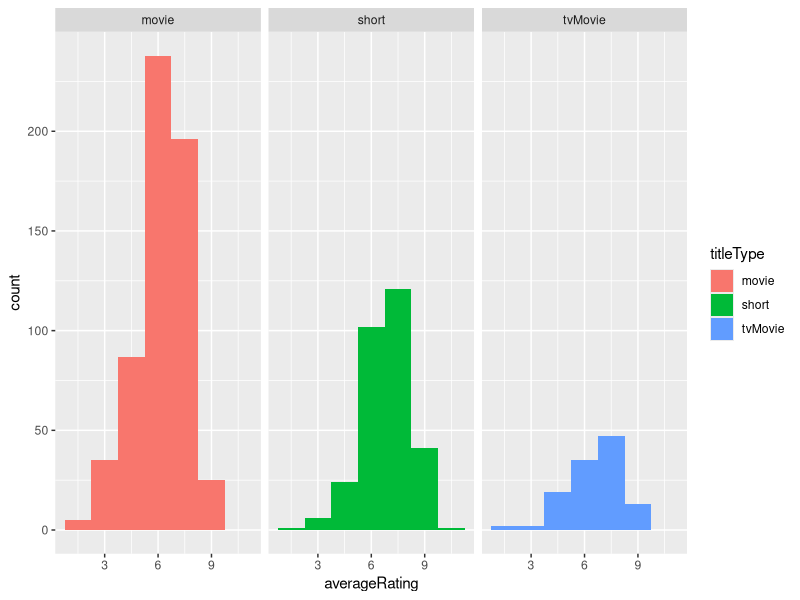
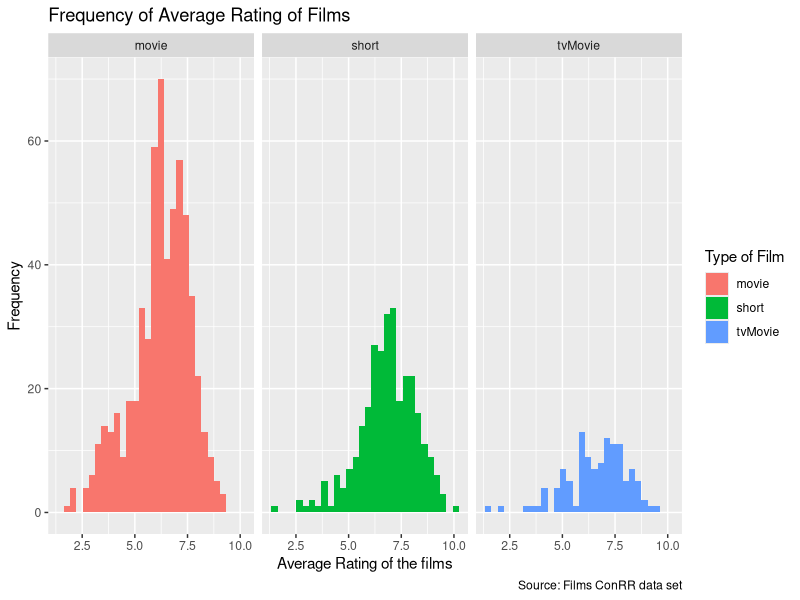
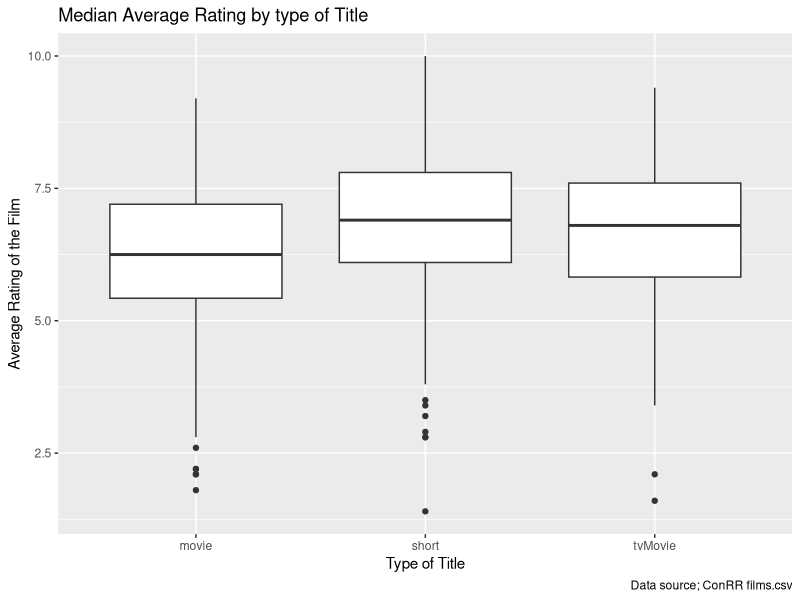
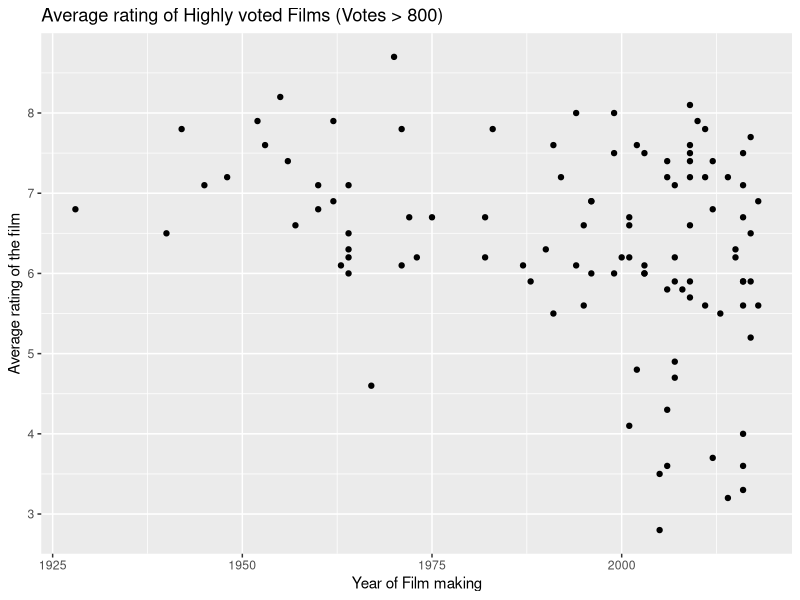

The R source for these figures, in order: (Note: this script raises an error after producing the figures.)
# Practical 4: Data visualisation
# Question 1

install.packages("tidyverse")
library(tidyverse)

# For the dataset films, plot histograms of average rating, split by titleType. Plot all three histograms side by side and all using the same axis scales. Give your histograms an informative title and axis labels.

films <- read.csv('1_data/films.csv')

ggplot(data = films, mapping = aes(x = averageRating, fill = titleType))+
  geom_histogram(binwidth = 1.5)+
  facet_grid(cols = vars(titleType))



# Correction

ggplot(data = films, mapping = aes(x = averageRating, fill = titleType))+
  geom_histogram(bins = 30)+
  labs (title = 'Frequency of Average Rating of Films',
        x = 'Average Rating of the films', 
        y = 'Frequency', 
        fill = 'Type of Film',
        caption = 'Source: Films ConRR data set') +
  facet_grid(cols = vars(titleType))

# Question 2
# Plot boxplots of average rating by titleType, again with an informative title and axes labels.

ggplot(data = films, mapping = aes(x = titleType,y = averageRating))+
  geom_boxplot()+
  labs(title = 'Median Average Rating by type of Title',
       x = 'Type of Title',
       y = 'Average Rating of the Film',
       caption =  'Data source; ConRR films.csv')






# Question 3
# Use subsetting to create a smaller dataset from films, containing only entries (of any type) with more than 800 votes.
# 

high.voted <- subset(films, subset = films$numVotes>800) 
  
  
# From this dataset, create a scatterplot of start year (x axis) against average rating (y axis), giving each title type its own colour.
# 

ggplot(high.voted, mapping = aes( x = startYear, y = averageRating))+
  geom_point()+
  labs(title = 'Average rating of Highly voted Films (Votes > 800)',
       x = 'Year of Film making',
       y = 'Average rating of the film')


# Question 4
# Install and load the package palmerpenguins. This package contains a dataset, 
# penguins, all about measurements of penguins observed in Palmer Archipelago. Feel free to look at the data before creating any plots.
# 

install.packages('palmerpenguins')  


head(penguins)

class(penguins)

str(penguins)

# Create scatterplots showing body mass (body_mass_g) against bill length (bill_length_mm), with separate plots for each species/sex combination. Make sure the plots all have the same scales on the x- and y-axes.
# 

??penguins 
ggplot(penguins, mapping = aes(x = body_mass_g , y = bill_length_mm ))+
  geom_point()+
  labs(title = 'Body mass of Penguins by Bill length stratified by sex and Species',
       y = 'Bill length (millimeters)',
       x= 'Body mass (grams)',
       caption = 'Data source : Palmer Archipelago (Antarctica) Penguin Data')+
  facet_grid(cols = vars(sex) , rows = vars(species))



# Question 5a
# Create a bar chart showing the number of penguins measured on each island.

ggplot(penguins, mapping = aes(x =island ))+
  geom_bar()+
  labs (title = 'Number of Penguins measured in each island',
        x = 'Island',  caption = 'Data source : Palmer Archipelago (Antarctica) Penguin Data'
        )
# 
# Question 5b
# Now create a bar chart showing the number of penguins of each species measured on each island.
# 
ggplot(penguins, mapping = aes(x =island, fill = species ))+
  geom_bar(position = 'dodge')+
  labs (title = 'Number of Each Penguins\' Species measured in each island',
        x = 'Island',  caption = 'Data source : Palmer Archipelago (Antarctica) Penguin Data',
        fill = 'Species'
  )

# Question 5c
# When some combinations are “missing”, the bars in the bar chart can end up with varied widths, with missing combinations ignored. Try adding a facet_grid command to split the bar chart into multiple plots, preserving equal widths in the bars and showing the “missing” combinations.
# 
ggplot(penguins, mapping = aes(x =island, fill = species ))+
  geom_bar(position = 'dodge')+
  labs (title = 'Number of Each Penguins\' Species measured in each island',
        x = 'Island',  caption = 'Data source : Palmer Archipelago (Antarctica) Penguin Data',
        fill = 'Species'
  )+
  facet_grid(rows = vars(species))

# Question 6a
# Create histograms of penguin flipper lengths (flipper_length_mm) by species. 
# This time, put all histograms on a single plot. Avoid “stacking” histograms by 
# using the geom_histogram argument position = "identity".
# 


ggplot(penguins, mapping = aes(y =flipper_length_mm, fill = species))+
  geom_histogram(position = 'identity' )+
  labs (title = 'penguin flipper lengths by species', y ='Penguin flipper lengths in mm',
        x = 'Frequency',  caption = 'Data source : Palmer Archipelago (Antarctica) Penguin Data',
        fill = 'Species')


# Question 6b
# What makes the histogram look wrong? Create a plot where all histograms are still on a single plot, but all the data are visible – look up the geom_histogram argument alpha for how to make the data transparent.
# 
# 
# 
# 

ggplot(penguins, mapping = aes(y =flipper_length_mm, fill = species))+
  geom_histogram(position = 'identity', alpha = 0.5 )+
  labs (title = 'penguin flipper lengths by species', y ='Penguin flipper lengths in mm',
        x = 'Frequency',  caption = 'Data source : Palmer Archipelago (Antarctica) Penguin Data',
        fill = 'Species')


